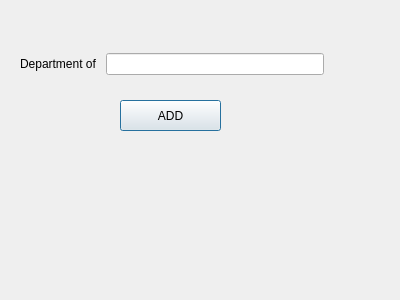
<?xml version="1.0" encoding="UTF-8"?>
<ui version="4.0">
 <class>add_dept</class>
 <widget class="QDialog" name="add_dept">
  <property name="geometry">
   <rect>
    <x>0</x>
    <y>0</y>
    <width>400</width>
    <height>300</height>
   </rect>
  </property>
  <property name="windowTitle">
   <string>Department</string>
  </property>
  <widget class="QPushButton" name="add">
   <property name="geometry">
    <rect>
     <x>120</x>
     <y>100</y>
     <width>101</width>
     <height>31</height>
    </rect>
   </property>
   <property name="text">
    <string>ADD</string>
   </property>
  </widget>
  <widget class="QWidget" name="">
   <property name="geometry">
    <rect>
     <x>20</x>
     <y>50</y>
     <width>304</width>
     <height>28</height>
    </rect>
   </property>
   <layout class="QHBoxLayout" name="horizontalLayout_2">
    <item>
     <layout class="QHBoxLayout" name="horizontalLayout">
      <item>
       <widget class="QLabel" name="label">
        <property name="text">
         <string>Department of </string>
        </property>
       </widget>
      </item>
      <item>
       <widget class="QLineEdit" name="dept_name"/>
      </item>
     </layout>
    </item>
   </layout>
  </widget>
 </widget>
 <resources/>
 <connections/>
</ui>
